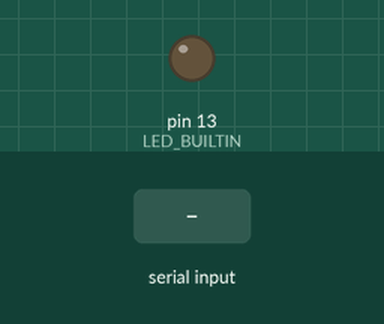
A sketch run on a simulated Arduino Uno, built with avr-gcc and run on an emulated ATmega328P. Shown: output pins drawn as LEDs (lit = HIGH). Dashed ring = blinking. Inputs (shaded band) come from the test bench. Random numbers use the default seed unless the sketch sets one.

Above: at 1.2 s.
1.3 s: "90,45\n" received over Serial
At 2.1 s:
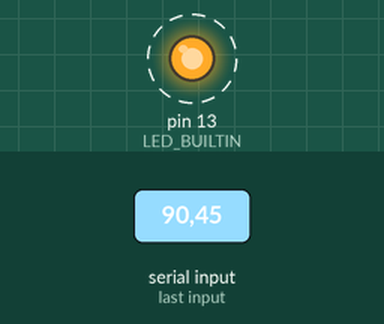
Timing chart, 0 to 10.3 s (numbered marks = the images above; inputs shaded):
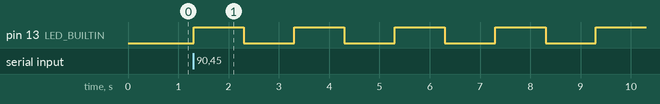

Measured:
- after the input at 1.3 s, pin 13 (LED_BUILTIN): alternates HIGH for 1.0 s and LOW for 1.0 s, starting at once

The sketch:

sketch_jan30a_copy_20250131004119.ino
```cpp
void setup() {
  Serial.begin(9600);
  pinMode(LED_BUILTIN, OUTPUT);
}

void loop() {

  if (Serial.available() > 0) {
    int blinkCount = Serial.parseInt();
    if (blinkCount > 0) {
      for (int i = 0; i < blinkCount; i++) {
        digitalWrite(LED_BUILTIN, HIGH);
        delay(1000);
        digitalWrite(LED_BUILTIN, LOW);
        delay(1000);
      }
      int randomDelay = random(1, 11);
      Serial.println(randomDelay);
    }
  }
}
```
